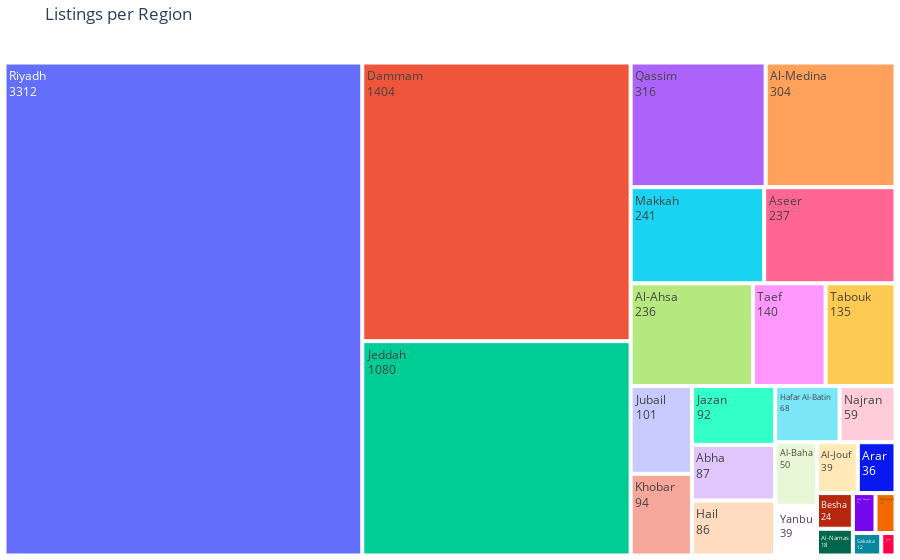

The notebook cell saved with this chart:
### Markdown cell above
### Region

### Code cell
import plotly.express as px

region_counts = df['Region'].value_counts().reset_index()
region_counts.columns = ['Region', 'Count']

fig = px.treemap(region_counts,
                 path=['Region'],
                 values='Count',
                 title="Listings per Region")

# Show region + number of listings inside boxes
fig.update_traces(textinfo="label+value")

# Adjust layout size (removes big margins)
fig.update_layout(margin=dict(t=40, l=0, r=0, b=0))

fig.show()

### Figure 1 — Plotly figure (JSON) as saved in the notebook; plotly's stock layout.template omitted (floating-point values rounded to 4 significant figures)
{"data": [{"branchvalues": "total", "domain": {"x": [0, 1], "y": [0, 1]}, "hovertemplate": "labels=%{label}<br>Count=%{value}<br>parent=%{parent}<br>id=%{id}<extra></extra>", "ids": ["Riyadh", "Dammam", "Jeddah", "Qassim", "Al-Medina", "Makkah", "Aseer", "Al-Ahsa", "Taef", "Tabouk", "Jubail", "Khobar", "Jazan", "Abha", "Hail", "Hafar Al-Batin", "Najran", "Al-Baha", "Yanbu", "Al-Jouf", "Arar", "Besha", "Al-Namas", "Wadi Dawasir", "Qurayyat", "Sakaka", "Sabya"], "labels": ["Riyadh", "Dammam", "Jeddah", "Qassim", "Al-Medina", "Makkah", "Aseer", "Al-Ahsa", "Taef", "Tabouk", "Jubail", "Khobar", "Jazan", "Abha", "Hail", "Hafar Al-Batin", "Najran", "Al-Baha", "Yanbu", "Al-Jouf", "Arar", "Besha", "Al-Namas", "Wadi Dawasir", "Qurayyat", "Sakaka", "Sabya"], "name": "", "parents": ["", "", "", "", "", "", "", "", "", "", "", "", "", "", "", "", "", "", "", "", "", "", "", "", "", "", ""], "textinfo": "label+value", "type": "treemap", "values": [3312.0, 1404.0, 1080.0, 316.0, 304.0, 241.0, 237.0, 236.0, 140.0, 135.0, 101.0, 94.0, 92.0, 87.0, 86.0, 68.0, 59.0, 50.0, 39.0, 39.0, 36.0, 24.0, 18.0, 17.0, 15.0, 12.0, 6.0]}], "layout": {"legend": {"tracegroupgap": 0}, "margin": {"b": 0, "l": 0, "r": 0, "t": 40}, "title": {"text": "Listings per Region"}}}
